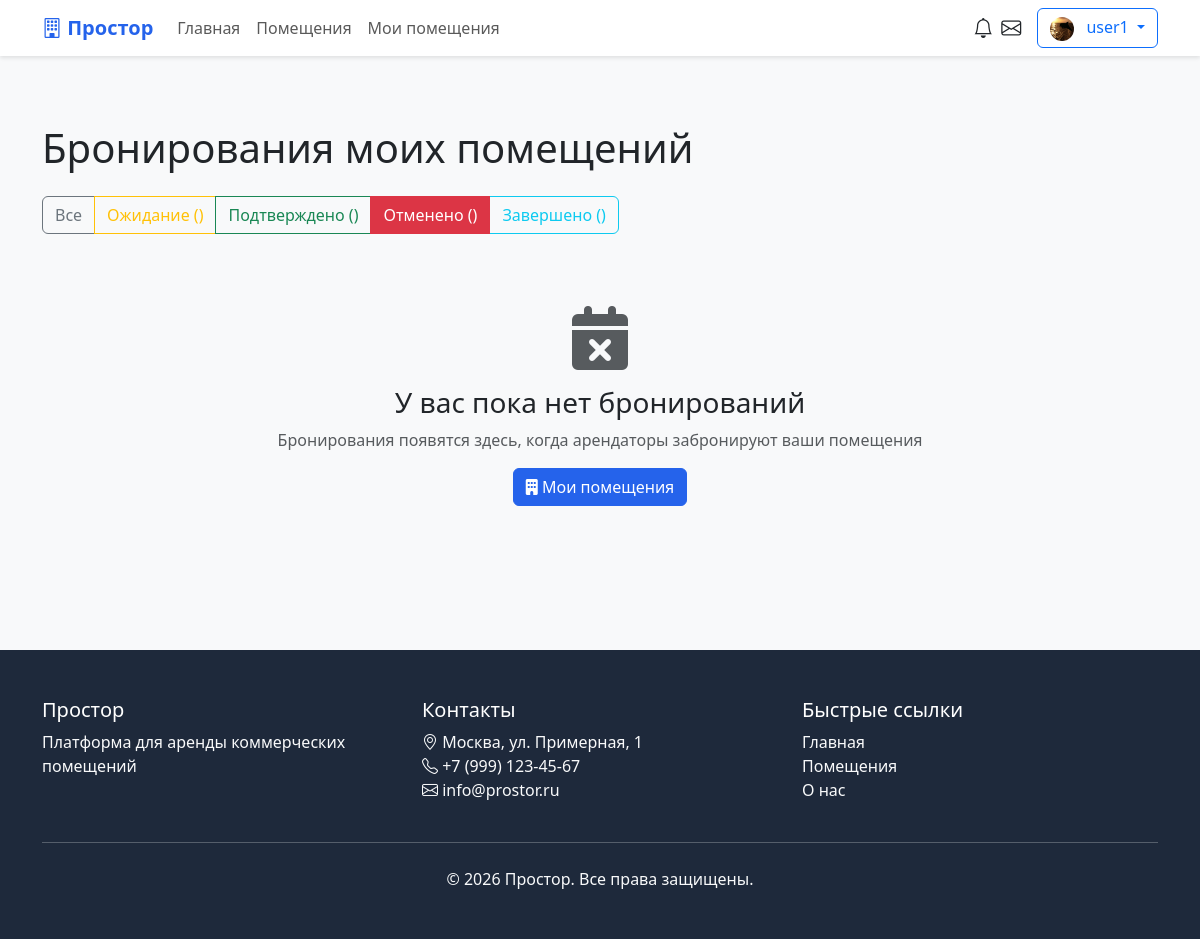
Page /landlord/bookings/?status=cancelled (signed in) on the earlier database version.
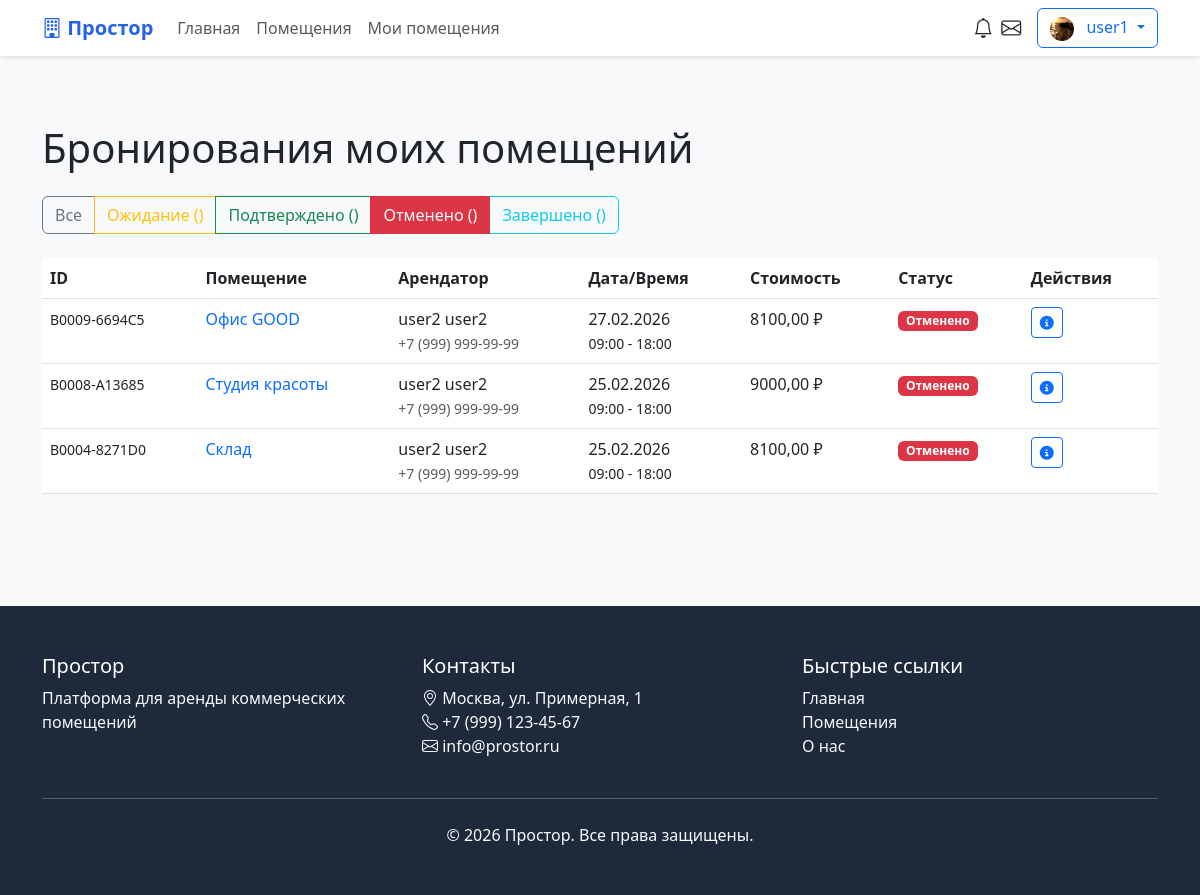
Same page on the later database version.
### core/models.py (models this page shows, shortened)
class Booking(models.Model):
    STATUS_CHOICES = [
        ('pending', 'Ожидание оплаты'),
        ('paid', 'Оплачено'),
        ('confirmed', 'Подтверждено'),
        ('cancelled', 'Отменено'),
        ('completed', 'Завершено'),
    ]
    booking_id = models.CharField(
        max_length=20,
        unique=True,
        verbose_name='ID бронирования'
    )
    property = models.ForeignKey(
        Property,
        on_delete=models.CASCADE,
        related_name='bookings',
        verbose_name='Помещение'
    )
    tenant = models.ForeignKey(
        User,
        on_delete=models.CASCADE,
        related_name='bookings_as_tenant',
        verbose_name='Арендатор'
    )
    start_datetime = models.DateTimeField(
        verbose_name='Начало бронирования'
    )
    end_datetime = models.DateTimeField(
        verbose_name='Окончание бронирования'
    )
    guests = models.PositiveIntegerField(
        default=1,
        verbose_name='Количество гостей'
    )
    special_requests = models.TextField(
        blank=True,
        null=True,
        verbose_name='Особые пожелания'
    )
    total_price = models.DecimalField(
        max_digits=10,
        decimal_places=2,
        default=0.00,
        verbose_name='Итоговая стоимость'
    )
    status = models.CharField(
        max_length=20,
        choices=STATUS_CHOICES,
        default='pending',
        verbose_name='Статус'
    )
    is_paid = models.BooleanField(
        default=False,
        verbose_name='Оплачено'
    )
    payment_date = models.DateTimeField(
        null=True,
        blank=True,
        verbose_name='Дата оплаты'
    )
    created_at = models.DateTimeField(
        auto_now_add=True,
        verbose_name='Дата создания'
    )
    updated_at = models.DateTimeField(
        auto_now=True,
        verbose_name='Дата обновления'
    )
    class Meta:
        verbose_name = 'Бронирование'
        verbose_name_plural = 'Бронирования'
        ordering = ['-created_at']

class Property(models.Model):
    PROPERTY_TYPE_CHOICES = [
        ('office', 'Офис'),
        ('conference', 'Конференц-зал'),
        ('coworking', 'Коворкинг'),
        ('shop', 'Торговая площадь'),
        ('warehouse', 'Склад'),
        ('studio', 'Студия'),
        ('other', 'Другое'),
    ]
    STATUS_CHOICES = [
        ('draft', 'Черновик'),
        ('pending', 'На модерации'),
        ('active', 'Активно'),
        ('rejected', 'Отклонено'),
        ('inactive', 'Неактивно'),
    ]
    landlord = models.ForeignKey(
        User,
        on_delete=models.CASCADE,
        related_name='properties',
        verbose_name='Владелец'
    )
    title = models.CharField(
        max_length=200,
        verbose_name='Название'
    )
    slug = models.SlugField(
        unique=True,
        verbose_name='Slug'
    )
    description = models.TextField(
        verbose_name='Описание'
    )
    property_type = models.CharField(
        max_length=20,
        choices=PROPERTY_TYPE_CHOICES,
        default='office',
        verbose_name='Тип помещения'
    )
    category = models.ForeignKey(
        Category,
        on_delete=models.SET_NULL,
        null=True,
        blank=True,
        related_name='properties',
        verbose_name='Категория'
    )
    city = models.CharField(
        max_length=100,
        default='Москва',
        verbose_name='Город'
    )
    address = models.CharField(
        max_length=200,
        default='Не указан',
        verbose_name='Адрес'
    )
    latitude = models.FloatField(
        null=True,
        blank=True,
        verbose_name='Широта'
    )
    longitude = models.FloatField(
        null=True,
        blank=True,
        verbose_name='Долгота'
    )
    price_per_hour = models.DecimalField(
        max_digits=10,
        decimal_places=2,
        default=1000.00,
        verbose_name='Цена за час'
    )
    price_per_day = models.DecimalField(
        max_digits=10,
        decimal_places=2,
        null=True,
        blank=True,
        verbose_name='Цена за день'
    )
    price_per_week = models.DecimalField(
        max_digits=10,
        decimal_places=2,
        null=True,
        blank=True,
        verbose_name='Цена за неделю'
    )
    price_per_month = models.DecimalField(
        max_digits=10,
        decimal_places=2,
        null=True,
        blank=True,
        verbose_name='Цена за месяц'
    )
    capacity = models.PositiveIntegerField(
        default=1,
        verbose_name='Вместимость'
    )
    area = models.DecimalField(
        max_digits=8,
        decimal_places=2,
        default=10.00,
        verbose_name='Площадь (м²)'
    )
    floor = models.IntegerField(
        null=True,
        blank=True,
        verbose_name='Этаж'
    )
    amenities = models.ManyToManyField(
        Amenity,
        blank=True,
        related_name='properties',
        verbose_name='Удобства'
    )
    is_featured = models.BooleanField(
        default=False,
        verbose_name='Рекомендуемое'
    )
    status = models.CharField(
        max_length=20,
        choices=STATUS_CHOICES,
        default='draft',
        verbose_name='Статус'
    )
    moderation_comment = models.TextField(
        blank=True,
        null=True,
        verbose_name='Комментарий модератора'
    )
    views_count = models.PositiveIntegerField(
        default=0,
        verbose_name='Количество просмотров'
    )
    created_at = models.DateTimeField(
        auto_now_add=True,
        verbose_name='Дата создания'
    )
    updated_at = models.DateTimeField(
        auto_now=True,
        verbose_name='Дата обновления'
    )
    class Meta:
        verbose_name = 'Помещение'
        verbose_name_plural = 'Помещения'
        ordering = ['-created_at']

class User(AbstractUser):
    USER_TYPE_CHOICES = [
        ('tenant', 'Арендатор'),
        ('landlord', 'Арендодатель'),
        ('admin', 'Администратор'),
    ]
    user_type = models.CharField(
        max_length=20,
        choices=USER_TYPE_CHOICES,
        default='tenant',
        verbose_name='Тип пользователя'
    )
    avatar = models.ImageField(
        upload_to='avatars/',
        null=True,
        blank=True,
        verbose_name='Аватар'
    )
    phone = models.CharField(
        max_length=20,
        blank=True,
        null=True,
        verbose_name='Телефон'
    )
    company_name = models.CharField(
        max_length=100,
        blank=True,
        null=True,
        verbose_name='Название компании'
    )
    email_verified = models.BooleanField(
        default=False,
        verbose_name='Email подтвержден'
    )
    phone_verified = models.BooleanField(
        default=False,
        verbose_name='Телефон подтвержден'
    )
    class Meta:
        verbose_name = 'Пользователь'
        verbose_name_plural = 'Пользователи'
    def get_full_name_or_username(self):
        if self.first_name and self.last_name:
            return f"{self.first_name} {self.last_name}"
        return self.username

### core/views.py (the view)
# urls.py: path('landlord/bookings/', views.landlord_bookings, name='landlord_bookings'),
@login_required
def landlord_bookings(request):
    if request.user.user_type != 'landlord':
        messages.error(request, 'Эта страница доступна только арендодателям.')
        return redirect('dashboard')
    bookings = Booking.objects.filter(
        property__landlord=request.user
    ).select_related('property', 'tenant').order_by('-created_at')
    status_filter = request.GET.get('status')
    if status_filter:
        bookings = bookings.filter(status=status_filter)
    paginator = Paginator(bookings, 5)
    page = request.GET.get('page')
    bookings_page = paginator.get_page(page)
    context = {
        'bookings': bookings_page,
        'current_status': status_filter,
        'title': 'Бронирования моих помещений'
    }
    return render(request, 'core/landlord_bookings.html', context)

### templates/core/landlord_bookings.html (shortened to what this page needs)
{% extends 'base.html' %}
{% block content %}
<div class="container py-5">
    <h1 class="mb-4">Бронирования моих помещений</h1>
    <div class="mb-4">
        <div class="btn-group" role="group">
            <a href="{% url 'landlord_bookings' %}" class="btn btn-outline-secondary {% if not request.GET.status %}active{% endif %}">
                Все
            </a>
            <a href="{% url 'landlord_bookings' %}?status=pending" class="btn btn-outline-warning {% if request.GET.status == 'pending' %}active{% endif %}">
                Ожидание ({{ bookings_count.pending }})
            </a>
            <a href="{% url 'landlord_bookings' %}?status=confirmed" class="btn btn-outline-success {% if request.GET.status == 'confirmed' %}active{% endif %}">
                Подтверждено ({{ bookings_count.confirmed }})
            </a>
            <a href="{% url 'landlord_bookings' %}?status=cancelled" class="btn btn-outline-danger {% if request.GET.status == 'cancelled' %}active{% endif %}">
                Отменено ({{ bookings_count.cancelled }})
            </a>
            <a href="{% url 'landlord_bookings' %}?status=completed" class="btn btn-outline-info {% if request.GET.status == 'completed' %}active{% endif %}">
                Завершено ({{ bookings_count.completed }})
            </a>
        </div>
    </div>
    {% if bookings %}
    <div class="table-responsive">
        <table class="table table-hover">
            <thead>
                <tr>
                    <th>ID</th>
                    <th>Помещение</th>
                    <th>Арендатор</th>
                    <th>Дата/Время</th>
                    <th>Стоимость</th>
                    <th>Статус</th>
                    <th>Действия</th>
                </tr>
            </thead>
            <tbody>
                {% for booking in bookings %}
                <tr>
                    <td><small>{{ booking.booking_id }}</small></td>
                    <td>
                        <a href="{% url 'property_detail' booking.property.slug %}" class="text-decoration-none">
                            {{ booking.property.title }}
                        </a>
                    </td>
                    <td>
                        {{ booking.tenant.get_full_name_or_username }}
                        {% if booking.tenant.phone %}
                        <br><small class="text-muted">{{ booking.tenant.phone }}</small>
                        {% endif %}
                    </td>
                    <td>
                        {{ booking.start_datetime|date:"d.m.Y" }}<br>
                        <small>{{ booking.start_datetime|time:"H:i" }} - {{ booking.end_datetime|time:"H:i" }}</small>
                    </td>
                    <td>{{ booking.total_price }} ₽</td>
                    <td>
                        <span class="badge bg-{% if booking.status == 'confirmed' %}success{% elif booking.status == 'pending' %}warning{% elif booking.status == 'completed' %}info{% else %}danger{% endif %}">
                            {{ booking.get_status_display }}
                        </span>
                    </td>
                    <td>
                        <div class="btn-group btn-group-sm" role="group">
                            <a href="{% url 'booking_detail' booking.id %}" class="btn btn-outline-primary" title="Детали бронирования">
                                <i class="fas fa-info-circle"></i>
                            </a>
                        </div>
                    </td>
                </tr>
                {% endfor %}
            </tbody>
        </table>
    </div>
    {% else %}
    <div class="text-center py-5">
        <i class="fas fa-calendar-times fa-4x text-muted"></i>
        <h3 class="mt-3">У вас пока нет бронирований</h3>
        <p class="text-muted">Бронирования появятся здесь, когда арендаторы забронируют ваши помещения</p>
        <a href="{% url 'my_properties' %}" class="btn btn-primary">
            <i class="fas fa-building"></i> Мои помещения
        </a>
    </div>
    {% endif %}
</div>
{% endblock %}

Differences in the rows shown:
added Booking: booking_id "B0009-6694C5", property "Офис GOOD", tenant.get_full_name_or_username "user2 user2", tenant.phone "+7 (999) 999-99-99", start_datetime "27.02.2026", start_datetime "09:00", end_datetime "18:00", total_price "8100,00", status "Отменено"
added Booking: booking_id "B0008-A13685", property "Студия красоты", tenant.get_full_name_or_username "user2 user2", tenant.phone "+7 (999) 999-99-99", start_datetime "25.02.2026", start_datetime "09:00", end_datetime "18:00", total_price "9000,00", status "Отменено"
added Booking: booking_id "B0004-8271D0", property "Склад", tenant.get_full_name_or_username "user2 user2", tenant.phone "+7 (999) 999-99-99", start_datetime "25.02.2026", start_datetime "09:00", end_datetime "18:00", total_price "8100,00", status "Отменено"
Other differences:
text no longer shown: "У вас пока нет бронирований Бронирования появятся здесь, когда арендаторы забронируют ваши помещения Мои помещения"
text now shown: "ID Помещение Арендатор Дата/Время Стоимость Статус Действия"
